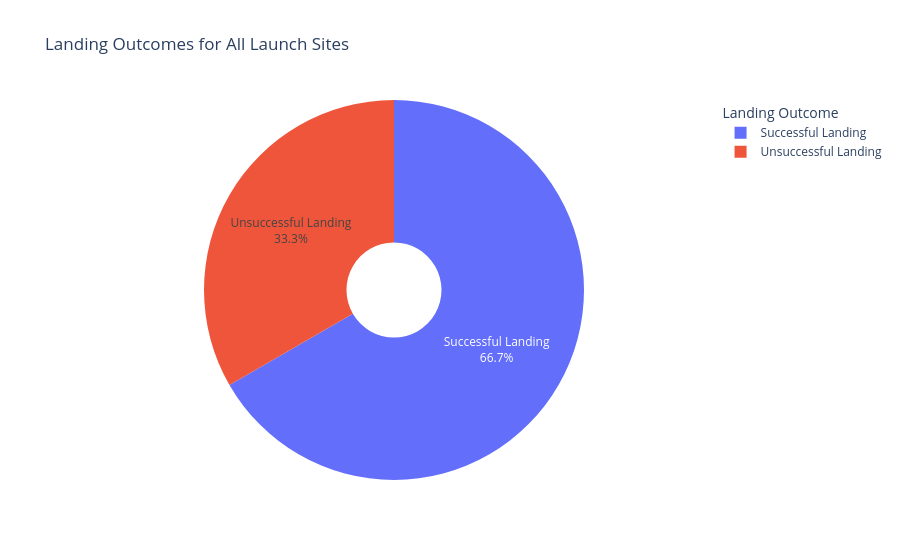

Notebook source saved alongside this figure:
### Markdown cell above
# Task 2 – Create the Landing-Success Pie Chart

The pie chart summarizes the proportion of successful and unsuccessful Falcon 9
first-stage landings.

When **All Sites** is selected, the chart summarizes the complete dataset. When
an individual launch site is selected, the chart updates to show only that site's
landing outcomes.

### Code cell
def create_success_pie(selected_site="ALL"):
    if selected_site == "ALL":
        filtered_df = dashboard_df.copy()
        title = "Landing Outcomes for All Launch Sites"
    else:
        filtered_df = dashboard_df[
            dashboard_df["LaunchSite"] == selected_site
        ].copy()
        title = f"Landing Outcomes for {selected_site}"

    outcome_counts = (
        filtered_df["LandingOutcome"]
        .value_counts()
        .rename_axis("LandingOutcome")
        .reset_index(name="Count")
    )

    fig = px.pie(
        outcome_counts,
        values="Count",
        names="LandingOutcome",
        title=title,
        hole=0.25
    )

    fig.update_traces(
        textposition="inside",
        textinfo="percent+label"
    )

    fig.update_layout(
        legend_title_text="Landing Outcome"
    )

    return fig


create_success_pie("ALL").show()

### Figure 1 — Plotly figure (JSON) as saved in the notebook; plotly's stock layout.template omitted (floating-point values rounded to 4 significant figures)
{"data": [{"domain": {"x": [0, 1], "y": [0, 1]}, "hole": 0.25, "hovertemplate": "LandingOutcome=%{label}<br>Count=%{value}<extra></extra>", "labels": ["Successful Landing", "Unsuccessful Landing"], "legendgroup": "", "name": "", "showlegend": true, "textinfo": "percent+label", "textposition": "inside", "type": "pie", "values": [60, 30]}], "layout": {"legend": {"title": {"text": "Landing Outcome"}, "tracegroupgap": 0}, "title": {"text": "Landing Outcomes for All Launch Sites"}}}
